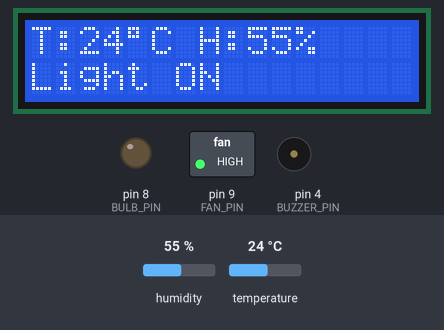
This sketch was run on a simulated Arduino Uno, built with avr-gcc and run on an emulated ATmega328P. Shown: 16×2 character LCD, switched loads named in the sketch (green lamp = pin HIGH), output pins drawn as LEDs (lit = HIGH), buzzer (waves = sounding, pin HIGH). The test bench sets the inputs (shaded band); at power-on: temperature 24 °C, humidity 55 %.

Above: at 3.2 s.
3.3 s: temperature set to 33 °C
At 5.6 s:
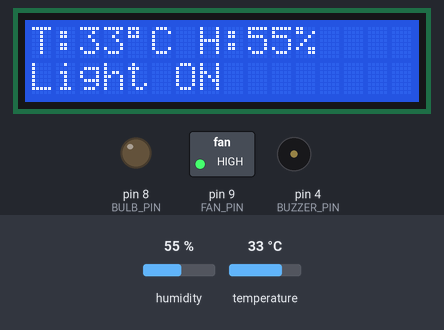
6.2 s: temperature set to 36 °C
At 7.9 s:
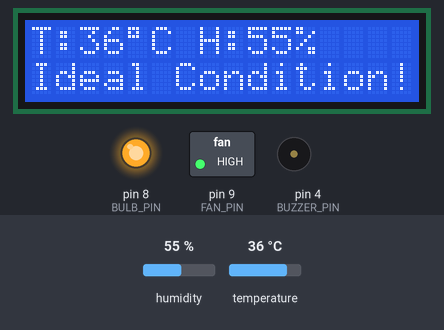
9.0 s: temperature set to 40 °C
At 12.9 s:
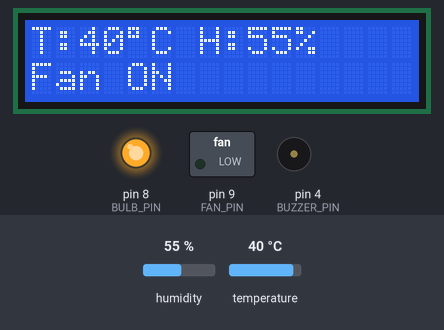
13.2 s: humidity set to 22 %
At 15.0 s:
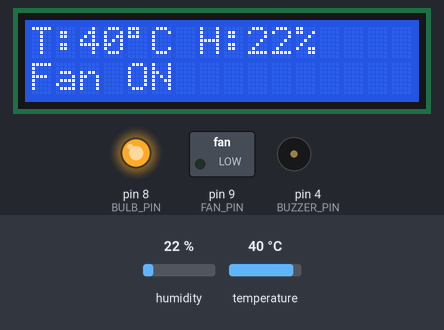
Timing chart, 0 to 16.5 s (numbered marks = the images above; inputs shaded):
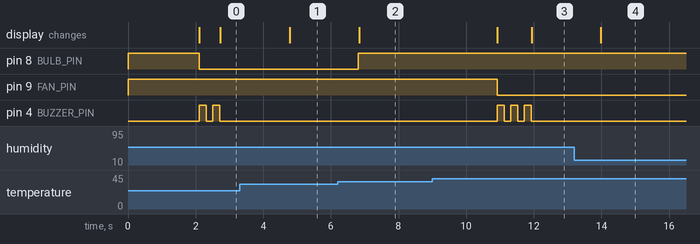

Measured:
- the behaviour switches between 34 and 35 °C on temperature (found by bisection; images 1 and 2)
- the behaviour switches between 38 and 39 °C on temperature (found by bisection; images 2 and 3)
- after the input at 3.3 s, the display: changes after 1.5 s (image 1)
- after the input at 6.2 s, pin 8 (BULB_PIN): LOW → HIGH after 0.61 s; the display: changes after 0.64 s (image 2)
- after the input at 9.0 s, pin 9 (FAN_PIN): HIGH → LOW after 1.9 s; pin 4 (BUZZER_PIN): alternates HIGH for 0.20 s and LOW for 0.20 s, 6 changes in all, then stays LOW, starting after 1.9 s; the display: first changes after 1.9 s (image 3 shows a later state)
- after the input at 13.2 s, the display: changes after 0.78 s (image 4)
- by itself, pin 4 (BUZZER_PIN): alternates HIGH for 0.20 s and LOW for 0.20 s, 4 changes in all, then stays LOW

The sketch:

SmartIncubation.ino
```cpp
/* Reconstructed, NOT the original uploaded sketch. See docs/provenance.md.
   Educational prototype: humidity is displayed, not actively regulated. */
#include <Wire.h>
#include <LiquidCrystal_I2C.h>
#include <DFRobot_DHT11.h>
#include "control.h"

constexpr int DHT_PIN = 2, BUZZER_PIN = 4, BULB_PIN = 8, FAN_PIN = 9;
LiquidCrystal_I2C lcd(0x27, 16, 2);
DFRobot_DHT11 sensor;
ControlState state;

void outputs() {
  digitalWrite(BULB_PIN, state.bulb ? LOW : HIGH);
  digitalWrite(FAN_PIN, state.fan ? LOW : HIGH);
}
void beep(int count) {
  for (int i = 0; i < count; ++i) {
    digitalWrite(BUZZER_PIN, HIGH); delay(200);
    digitalWrite(BUZZER_PIN, LOW);
    if (i + 1 < count) delay(200);
  }
}
void setup() {
  // Preload HIGH before enabling the active-LOW relay outputs.
  digitalWrite(BULB_PIN, HIGH); digitalWrite(FAN_PIN, HIGH);
  pinMode(BULB_PIN, OUTPUT); pinMode(FAN_PIN, OUTPUT);
  pinMode(BUZZER_PIN, OUTPUT); digitalWrite(BUZZER_PIN, LOW);
  lcd.init(); lcd.backlight(); lcd.print("Smart Incubation");
  lcd.setCursor(0, 1); lcd.print("System"); delay(2000);
}
void loop() {
  sensor.read(DHT_PIN);
  const int temperature = sensor.temperature;
  const int humidity = sensor.humidity;
  lcd.clear();
  // This catches implausible values, NOT every sensor fault. See limitations.
  if (temperature < 0 || temperature > 50 || humidity < 0 || humidity > 100) {
    state = ControlState{}; outputs();
    digitalWrite(BUZZER_PIN, LOW); lcd.print("Sensor Error");
  } else {
    const ControlState previous = state;
    state = nextState(state, temperature); outputs();
    if (state.bulb && !previous.bulb) beep(2);
    if (state.fan && !previous.fan) beep(3);
    lcd.print("T:"); lcd.print(temperature); lcd.print((char)223);
    lcd.print("C H:"); lcd.print(humidity); lcd.print('%');
    lcd.setCursor(0, 1);
    lcd.print(state.bulb ? "Light ON" : state.fan ? "Fan ON" : "Ideal Condition!");
  }
  delay(2000);
}
```

control.h
```cpp
#pragma once
// Reconstructed from the supplied report; values are historical project settings.
struct ControlState { bool bulb = false; bool fan = false; };
inline ControlState nextState(ControlState state, float temperature) {
  if (temperature <= 34.5f) state.bulb = true;
  else if (temperature >= 35.0f) state.bulb = false;
  if (temperature > 38.5f) state.fan = true;
  else if (temperature <= 37.0f) state.fan = false;
  return state;
}
```
